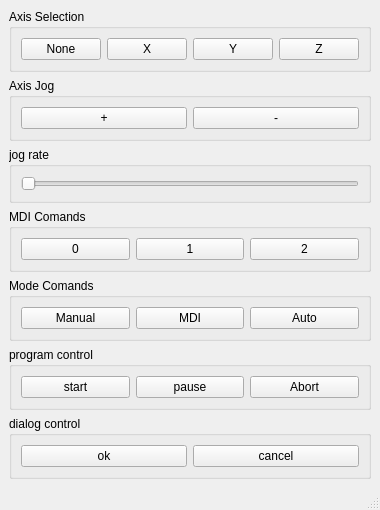
<?xml version="1.0" encoding="UTF-8"?>
<ui version="4.0">
 <class>MainWindow</class>
 <widget class="QMainWindow" name="MainWindow">
  <property name="geometry">
   <rect>
    <x>0</x>
    <y>0</y>
    <width>313</width>
    <height>467</height>
   </rect>
  </property>
  <property name="windowTitle">
   <string>MainWindow</string>
  </property>
  <widget class="QWidget" name="centralwidget">
   <layout class="QHBoxLayout" name="horizontalLayout">
    <item>
     <layout class="QVBoxLayout" name="verticalLayout">
      <item>
       <widget class="QGroupBox" name="groupBox">
        <property name="title">
         <string>Axis Selection</string>
        </property>
        <layout class="QHBoxLayout" name="horizontalLayout_2">
         <item>
          <widget class="PushButton" name="pushbutton_9">
           <property name="text">
            <string>None</string>
           </property>
           <property name="checkable">
            <bool>true</bool>
           </property>
           <property name="autoExclusive">
            <bool>true</bool>
           </property>
           <property name="pin_name" stdset="0">
            <string>axis-none</string>
           </property>
          </widget>
         </item>
         <item>
          <widget class="PushButton" name="pushbutton">
           <property name="text">
            <string>X</string>
           </property>
           <property name="checkable">
            <bool>true</bool>
           </property>
           <property name="autoExclusive">
            <bool>true</bool>
           </property>
           <property name="pin_name" stdset="0">
            <string>axis-x</string>
           </property>
          </widget>
         </item>
         <item>
          <widget class="PushButton" name="pushbutton_2">
           <property name="text">
            <string>Y</string>
           </property>
           <property name="checkable">
            <bool>true</bool>
           </property>
           <property name="autoExclusive">
            <bool>true</bool>
           </property>
           <property name="pin_name" stdset="0">
            <string>axis-y</string>
           </property>
          </widget>
         </item>
         <item>
          <widget class="PushButton" name="pushbutton_3">
           <property name="text">
            <string>Z</string>
           </property>
           <property name="checkable">
            <bool>true</bool>
           </property>
           <property name="autoExclusive">
            <bool>true</bool>
           </property>
           <property name="pin_name" stdset="0">
            <string>axis-z</string>
           </property>
          </widget>
         </item>
        </layout>
       </widget>
      </item>
      <item>
       <widget class="QGroupBox" name="groupBox_4">
        <property name="title">
         <string>Axis Jog</string>
        </property>
        <layout class="QHBoxLayout" name="horizontalLayout_5">
         <item>
          <widget class="PushButton" name="pushbutton_7">
           <property name="text">
            <string>+</string>
           </property>
           <property name="pin_name" stdset="0">
            <string>jog-pos</string>
           </property>
          </widget>
         </item>
         <item>
          <widget class="PushButton" name="pushbutton_8">
           <property name="text">
            <string>-</string>
           </property>
           <property name="pin_name" stdset="0">
            <string>jog-neg</string>
           </property>
          </widget>
         </item>
        </layout>
       </widget>
      </item>
      <item>
       <widget class="QGroupBox" name="groupBox_2">
        <property name="title">
         <string>jog rate</string>
        </property>
        <layout class="QHBoxLayout" name="horizontalLayout_3">
         <item>
          <widget class="Slider" name="slider">
           <property name="maximum">
            <number>300</number>
           </property>
           <property name="orientation">
            <enum>Qt::Horizontal</enum>
           </property>
           <property name="pin_name" stdset="0">
            <string>Jog-rate</string>
           </property>
          </widget>
         </item>
        </layout>
       </widget>
      </item>
      <item>
       <widget class="QGroupBox" name="groupBox_3">
        <property name="title">
         <string>MDI Comands</string>
        </property>
        <layout class="QHBoxLayout" name="horizontalLayout_4">
         <item>
          <widget class="PushButton" name="pushbutton_4">
           <property name="text">
            <string>0</string>
           </property>
           <property name="pin_name" stdset="0">
            <string>mdi-0</string>
           </property>
          </widget>
         </item>
         <item>
          <widget class="PushButton" name="pushbutton_5">
           <property name="text">
            <string>1</string>
           </property>
           <property name="pin_name" stdset="0">
            <string>mdi-1</string>
           </property>
          </widget>
         </item>
         <item>
          <widget class="PushButton" name="pushbutton_6">
           <property name="text">
            <string>2</string>
           </property>
           <property name="pin_name" stdset="0">
            <string>mdi-2</string>
           </property>
          </widget>
         </item>
        </layout>
       </widget>
      </item>
      <item>
       <widget class="QGroupBox" name="groupBox_5">
        <property name="title">
         <string>Mode Comands</string>
        </property>
        <layout class="QHBoxLayout" name="horizontalLayout_6">
         <item>
          <widget class="PushButton" name="pushbutton_10">
           <property name="text">
            <string>Manual</string>
           </property>
           <property name="checkable">
            <bool>true</bool>
           </property>
           <property name="autoExclusive">
            <bool>true</bool>
           </property>
           <property name="pin_name" stdset="0">
            <string>manual-mode</string>
           </property>
           <property name="indicator_option" stdset="0">
            <bool>true</bool>
           </property>
           <property name="indicator_status_option" stdset="0">
            <bool>true</bool>
           </property>
           <property name="is_manual_status" stdset="0">
            <bool>true</bool>
           </property>
          </widget>
         </item>
         <item>
          <widget class="PushButton" name="pushbutton_11">
           <property name="text">
            <string>MDI</string>
           </property>
           <property name="checkable">
            <bool>true</bool>
           </property>
           <property name="autoExclusive">
            <bool>true</bool>
           </property>
           <property name="pin_name" stdset="0">
            <string>mdi-mode</string>
           </property>
           <property name="indicator_option" stdset="0">
            <bool>true</bool>
           </property>
           <property name="indicator_status_option" stdset="0">
            <bool>true</bool>
           </property>
           <property name="is_mdi_status" stdset="0">
            <bool>true</bool>
           </property>
          </widget>
         </item>
         <item>
          <widget class="PushButton" name="pushbutton_12">
           <property name="text">
            <string>Auto</string>
           </property>
           <property name="checkable">
            <bool>true</bool>
           </property>
           <property name="autoExclusive">
            <bool>true</bool>
           </property>
           <property name="pin_name" stdset="0">
            <string>auto-mode</string>
           </property>
           <property name="indicator_option" stdset="0">
            <bool>true</bool>
           </property>
           <property name="indicator_status_option" stdset="0">
            <bool>true</bool>
           </property>
           <property name="is_auto_status" stdset="0">
            <bool>true</bool>
           </property>
          </widget>
         </item>
        </layout>
       </widget>
      </item>
      <item>
       <widget class="QGroupBox" name="groupBox_7">
        <property name="title">
         <string>program control</string>
        </property>
        <layout class="QHBoxLayout" name="horizontalLayout_9">
         <item>
          <widget class="PushButton" name="pushbutton_16">
           <property name="text">
            <string>start</string>
           </property>
           <property name="pin_name" stdset="0">
            <string>cycle-start</string>
           </property>
          </widget>
         </item>
         <item>
          <widget class="PushButton" name="pushbutton_20">
           <property name="text">
            <string>pause</string>
           </property>
           <property name="pin_name" stdset="0">
            <string>cycle-pause</string>
           </property>
          </widget>
         </item>
         <item>
          <widget class="PushButton" name="pushbutton_17">
           <property name="text">
            <string>Abort</string>
           </property>
           <property name="pin_name" stdset="0">
            <string>cycle-abort</string>
           </property>
          </widget>
         </item>
        </layout>
       </widget>
      </item>
      <item>
       <widget class="QGroupBox" name="groupBox_8">
        <property name="title">
         <string>dialog control</string>
        </property>
        <layout class="QHBoxLayout" name="horizontalLayout_10">
         <item>
          <widget class="PushButton" name="pushbutton_18">
           <property name="text">
            <string>ok</string>
           </property>
           <property name="pin_name" stdset="0">
            <string>ok</string>
           </property>
          </widget>
         </item>
         <item>
          <widget class="PushButton" name="pushbutton_19">
           <property name="text">
            <string>cancel</string>
           </property>
           <property name="pin_name" stdset="0">
            <string>cancel</string>
           </property>
          </widget>
         </item>
        </layout>
       </widget>
      </item>
     </layout>
    </item>
   </layout>
  </widget>
  <widget class="QMenuBar" name="menubar">
   <property name="geometry">
    <rect>
     <x>0</x>
     <y>0</y>
     <width>313</width>
     <height>22</height>
    </rect>
   </property>
  </widget>
  <widget class="QStatusBar" name="statusbar"/>
 </widget>
 <customwidgets>
  <customwidget>
   <class>PushButton</class>
   <extends>QPushButton</extends>
   <header>qtvcp.widgets.simple_widgets</header>
  </customwidget>
  <customwidget>
   <class>Slider</class>
   <extends>QSlider</extends>
   <header>qtvcp.widgets.simple_widgets</header>
  </customwidget>
 </customwidgets>
 <resources/>
 <connections/>
</ui>
